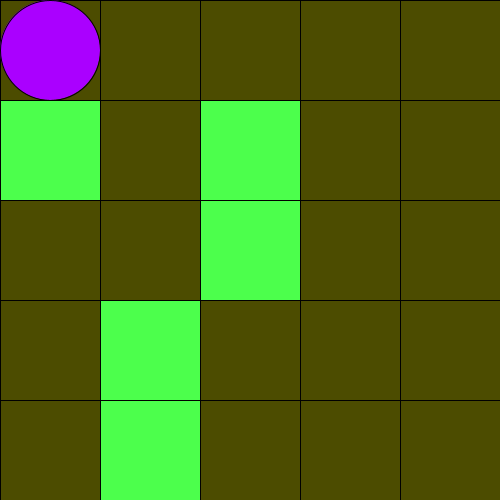
Frame 1 (no input)
Frame 60 (the mouse pressed at the canvas centre just before this capture): identical to frame 1, image omitted
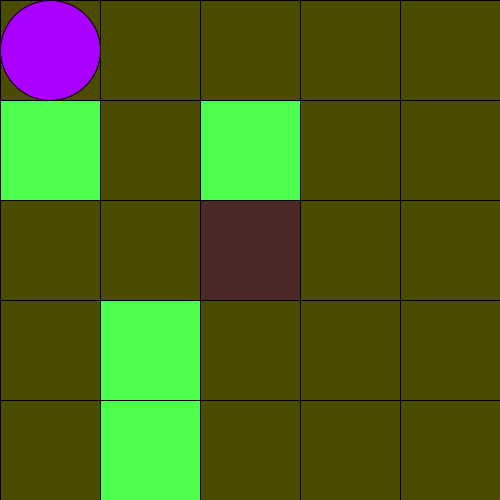
Frame 120 (the mouse held since frame 60 and released just before this capture)

The Processing sketch that drew these frames (run headless with seeded random() and noise(); from frame 60 on, the mouse is pressed at the canvas centre):

// Processing sketch: codigoGGBarreiraMatriz
// ── codigoGGBarreiraMatriz.pde
int [] [] M = new int [5] [5];
int x, y;
boolean start = false;
void setup() {
  size(500, 500);
  colorMode(HSB, 360, 100, 100);
  ellipseMode(CORNER);

  //criação
  int b = 0;
  while (b<5) {
    int linha = int(random(5));
    int coluna = int(random(5));

    if (M[linha] [coluna] == 0) {
      M[linha] [coluna] = 1;
      b = b+1;
    }
  }
}
void draw() {
  for (int i = 0; i < M.length; i++) {
    for (int j = 0; j < M[0].length; j++) {
      if (M[i][j] == 1) {
        fill(120, 70, 100);
        rect(j*100, i*100, 100, 100);
      }
      if (M[i] [j] == 0) {
        fill(60, 100, 30);
        rect(j*100, i*100, 100, 100);
      }
      if (M[i] [j] == 2) {
        fill(5, 50, 30);
        rect(j*100, i*100, 100, 100);
      }
    }
  }
  fill(280, 100, 100);
  ellipse(x*100, y*100, 100, 100);
}

void keyPressed() {
  if (keyCode == UP) {
    y--;
    if (keyCode == UP &&  M[y] [x] == 2)
      y++;
  }
  if (keyCode == DOWN) {
    y++;
    if (keyCode == DOWN &&  M[y] [x] == 2)
      y--;
  }
  if (keyCode == LEFT) {
    x--;
    if (keyCode == LEFT &&  M[y] [x] == 2)
      x++;
  }
  if (keyCode == RIGHT) {
    x++;
    if (keyCode == RIGHT && M[y] [x] == 2)
      x--;
  }

  if (M[y] [x] == 1) M[y] [x] = 0;
}

void mousePressed() {
  // println(mouseY/100, mouseX/100); 
  M[mouseY/100] [mouseX/100] = 2;
  if (keyCode == RIGHT || keyCode == DOWN) {
    if (start)
      M[mouseY/100] [mouseX/100] = 0;
  }
}
